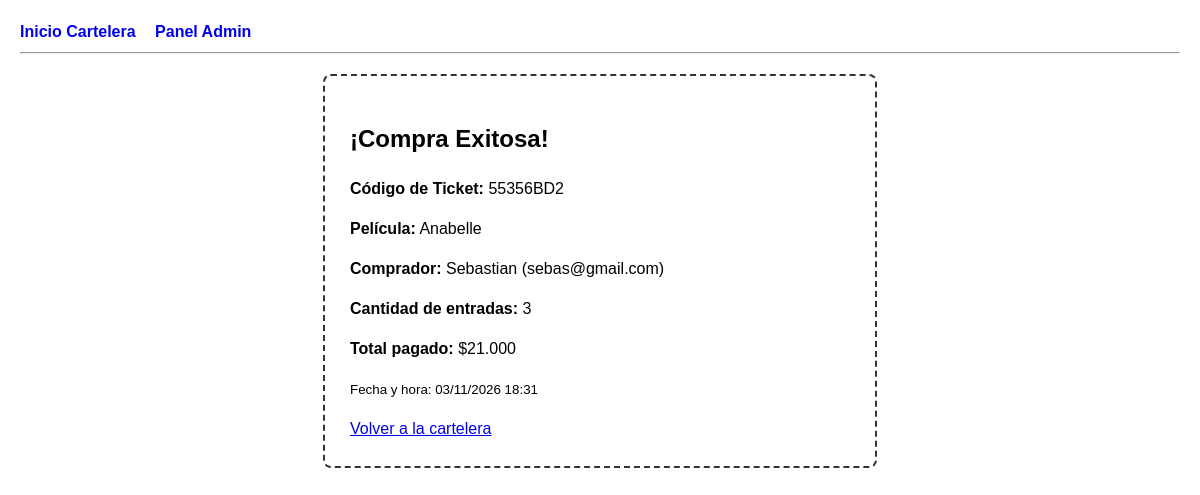
Page /ticket/55356BD2/ on the committed database.
### cartelera/models.py (models this page shows, shortened)
class Ticket(models.Model):
    pelicula = models.ForeignKey(Pelicula, on_delete=models.CASCADE, related_name="tickets")
    nombre_comprador = models.CharField(max_length=100)
    email_comprador = models.EmailField()
    cantidad = models.PositiveIntegerField()
    codigo = models.CharField(max_length=10, unique=True, editable=False)
    fecha_compra = models.DateTimeField(auto_now_add=True)
    def total(self):
        return self.cantidad * self.pelicula.precio

class Pelicula(models.Model):
    genero = models.ForeignKey(Genero, on_delete=models.CASCADE, related_name="peliculas")
    titulo = models.CharField(max_length=150)
    duracion_min = models.PositiveIntegerField(help_text="Duración en minutos")
    sinopsis = models.TextField()
    afiche = models.ImageField(upload_to='afiches/', blank=True, null=True)
    precio = models.PositiveIntegerField(help_text="Precio en pesos chilenos")
    en_cartelera = models.BooleanField(default=True)

### cartelera/views.py (the view)
# urls.py: path('ticket/<str:codigo>/', views.ver_ticket, name='ver_ticket'),
def ver_ticket(request, codigo):
    ticket = get_object_or_404(Ticket.objects.select_related('pelicula'), codigo=codigo)
    total_clp = f"${ticket.total():,.0f}".replace(",", ".")
    return render(request, 'cartelera/ticket.html', {'ticket': ticket, 'total_clp': total_clp})

### cartelera/templates/cartelera/ticket.html
{% extends "base.html" %}
{% block contenido %}
<div style="border: 2px dashed #333; padding: 25px; max-width: 500px; margin: 20px auto; border-radius: 8px;">
    <h2>¡Compra Exitosa!</h2>
    <p><strong>Código de Ticket:</strong> {{ ticket.codigo }}</p>
    <p><strong>Película:</strong> {{ ticket.pelicula.titulo }}</p>
    <p><strong>Comprador:</strong> {{ ticket.nombre_comprador }} ({{ ticket.email_comprador }})</p>
    <p><strong>Cantidad de entradas:</strong> {{ ticket.cantidad }}</p>
    <p><strong>Total pagado:</strong> {{ total_clp }}</p>
    <p><small>Fecha y hora: {{ ticket.fecha_compra|date:"d/m/Y H:i" }}</small></p>
    <a href="{% url 'cartelera:inicio' %}">Volver a la cartelera</a>
</div>
{% endblock %}

### cartelera/templates/base.html (style rules this page uses)
body { font-family: sans-serif; margin: 20px; line-height: 1.5; }

### rows in the picture
Ticket: codigo "55356BD2", pelicula.titulo "Anabelle", nombre_comprador "Sebastian", email_comprador "sebas@gmail.com", cantidad "3", fecha_compra "03/11/2026 18:31"

### other values in the picture
{{ total_clp }} "$21.000"
